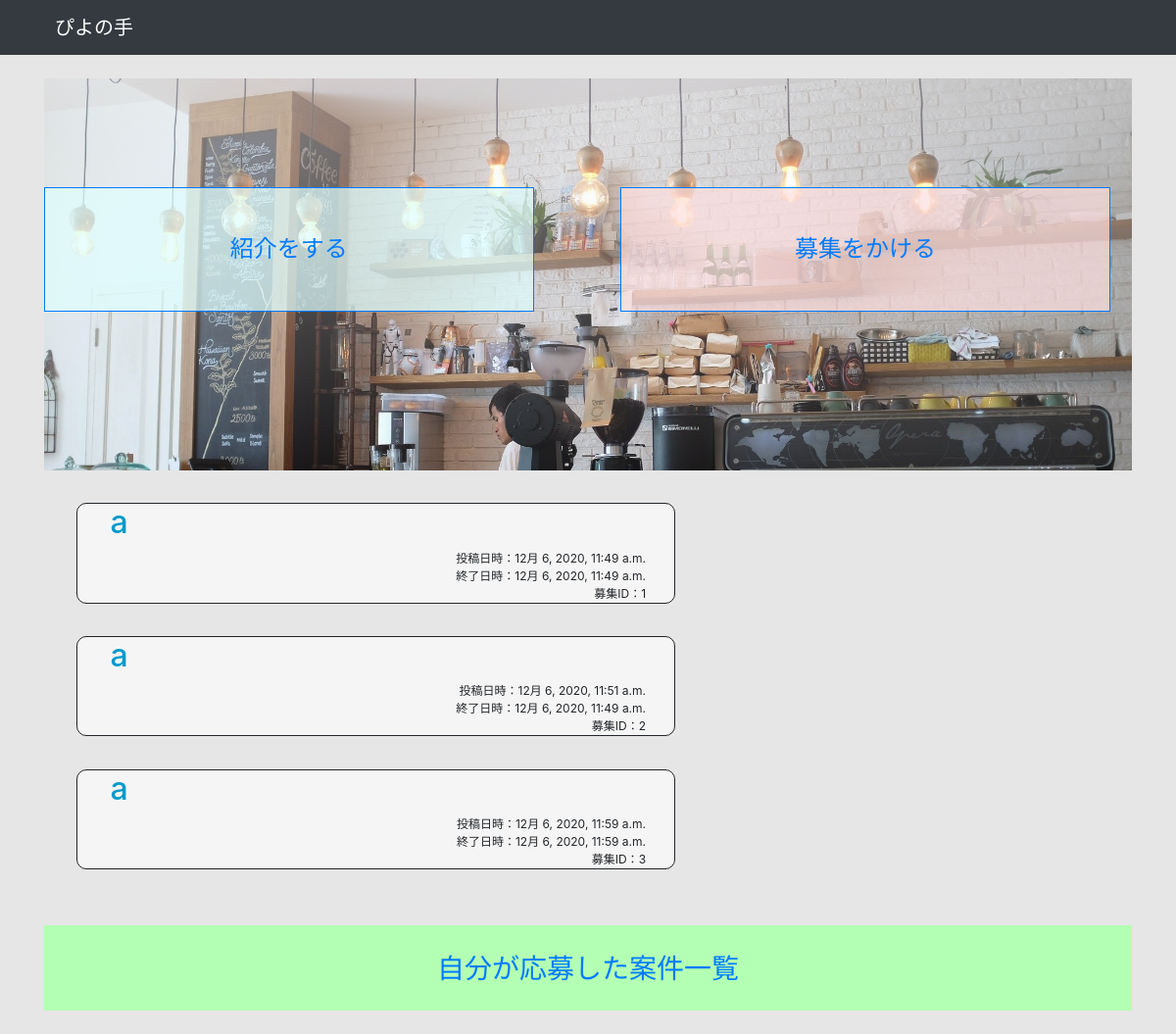
The page / on the database its author committed.
### cms/models.py (models this page shows, shortened)
class Recruit(models.Model):
    recruit_ID = models.AutoField('募集ID',primary_key=True)
    shop_ID = models.CharField('店舗名',max_length=40)
    recruit_title = models.CharField('募集タイトル',max_length=500,default='NOT TITLE')
    post_time = models.DateTimeField('投稿時刻',auto_now=True)
    finish_time = models.DateTimeField('募集締め切り時刻')
    person_type = models.ManyToManyField(PType, blank=True)
    person_number = models.PositiveIntegerField('人数', blank=True, default=1)
    work_start_time = models.DateTimeField('開始時刻')
    work_last_time = models.DateTimeField('終了時刻')
    comment = models.CharField('コメント',max_length=1000)
    finish_flag = models.BooleanField('マッチング前後', default=0)
    password = models.CharField('パスワード',max_length=40)

### cms/views1.py (the view)
# urls.py: path('', views1.list, name='recruit1'),
def list(request):
    data = Recruit.objects.all()
    params = {'message': 'メンバーの一覧', 'data': data}
    return render(request, 'cms/index.html', params)

### cms/templates/cms/index.html
{% extends "./base.html" %}
{% load static %}
{% block main %}
<div class="button-list" style="width: 100%; height:400px; background-image: linear-gradient(rgba(250, 250, 250, 0.5), rgba(200, 200, 200, 0.1)),url({% static 'shop.jpg' %}); background-size:cover;width: 100%;">
    <a href="/bosyu">
    <div class="recruit" style="width: 45%; border: 1px solid; padding:4% 0%; margin: 10% 2%;
    text-align: center; background-color:rgba(255, 224, 224, 0.7); font-size: 24px; float: right; vertical-align: middle;">
        募集をかける
    </div></a>
    <a href="/oubo">
    <div class="apply" style="width: 45%; border:1px solid ; padding:4% 0%; margin-top: 10%;text-align: center; background-color:rgba(224, 255, 255, 0.7); font-size: 24px; float: left; vertical-align: middle;">
        紹介をする
    </div>
    </a>
</div>
{% for rec in data %}
<div class="recruit_list" style="border: 1px solid; margin:3% 3%; padding-left: 3%; width: 55%; border-radius: 10px; background-color: #f5f5f5;">
    <a href="#" style="text-decoration: none; color: #0099cc"><h2>{{ rec.recruit_title }}</h2></a>
    <div class="post_time" style="font-size: 12px; text-align: right; padding-right: 5%;">投稿日時：{{ rec.post_time }}</div>
    <div class="finish_time" style="font-size: 12px; text-align: right; padding-right: 5%;">終了日時：{{ rec.finish_time }}</div>
    <div class="recruit_id" style="font-size: 12px; text-align: right; padding-right: 5%;">募集ID：{{ rec.recruit_ID }}</div>
</div>
{% endfor %}
<br>
<a href="/zibun">
<div class="my-recruit" style="font-size: 28px; background-color:#b3ffb3; height: ; padding: 2% 2%; text-align: center;">
    自分が応募した案件一覧
</div>
</a>
{% endblock%}

### rows shown on the page
Recruit: recruit_title "a", post_time "12月 6, 2020, 11:49 a.m.", finish_time "12月 6, 2020, 11:49 a.m.", recruit_ID "1"
Recruit: recruit_title "a", post_time "12月 6, 2020, 11:51 a.m.", finish_time "12月 6, 2020, 11:49 a.m.", recruit_ID "2"
Recruit: recruit_title "a", post_time "12月 6, 2020, 11:59 a.m.", finish_time "12月 6, 2020, 11:59 a.m.", recruit_ID "3"
